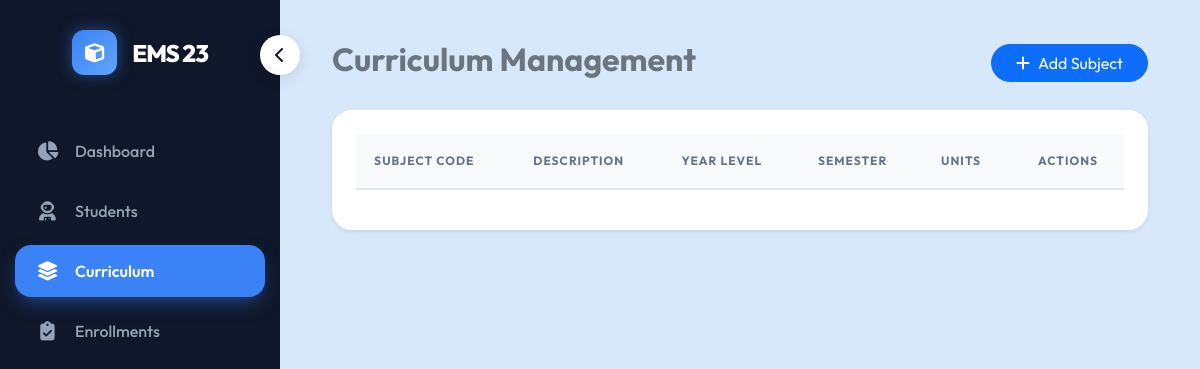
The app's page /pages/curriculum.php, older data.
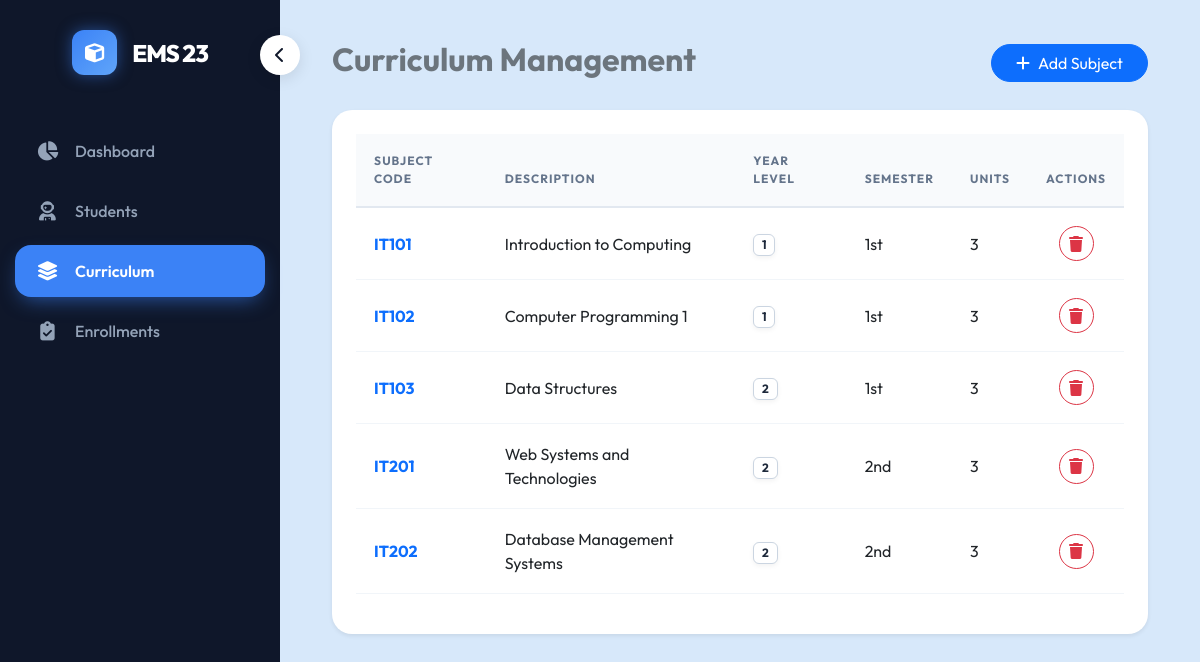
The same page, newer data.
### tables this page shows
CREATE TABLE `curriculum` (
  `id` int(11) NOT NULL AUTO_INCREMENT,
  `subject_code` varchar(20) NOT NULL,
  `description` text NOT NULL,
  `year_level` int(11) NOT NULL,
  `semester` varchar(20) NOT NULL,
  `units` int(11) NOT NULL DEFAULT 3,
  PRIMARY KEY (`id`)
);

### pages/curriculum.php (the view, shortened to what this page needs)
<?php
require '../config/db.php';
$subjects = $pdo->query("SELECT * FROM curriculum ORDER BY year_level ASC, semester ASC")->fetchAll();
?>
<?php include '../includes/sidebar.php'; ?>
<div class="container-fluid main-content">
    <div class="d-flex justify-content-between align-items-center mb-4">
        <h2 class="fw-bold text-secondary">Curriculum Management</h2>
        <button class="btn btn-primary rounded-pill px-4" data-bs-toggle="modal" data-bs-target="#addSubjectModal">
            <i class="fas fa-plus me-2"></i>Add Subject
        </button>
    </div>
    <div class="card border-0 shadow-sm p-4">
        <table id="curriculumTable" class="table table-hover align-middle">
            <thead class="bg-light text-secondary">
                <tr>
                    <th>Subject Code</th>
                    <th>Description</th>
                    <th>Year Level</th>
                    <th>Semester</th>
                    <th>Units</th>
                    <th class="text-center">Actions</th>
                </tr>
            </thead>
            <tbody>
                <?php foreach ($subjects as $s): ?>
                <tr>
                    <td class="fw-bold text-primary"><?php echo htmlspecialchars($s['subject_code']); ?></td>
                    <td><?php echo htmlspecialchars($s['description']); ?></td>
                    <td><span class="badge bg-secondary"><?php echo $s['year_level']; ?></span></td>
                    <td><?php echo htmlspecialchars($s['semester']); ?></td>
                    <td><?php echo $s['units']; ?></td>
                    <td class="text-center">
                        <form method="POST" action="../actions/delete_curriculum.php" class="d-inline delete-form">
                            <button type="button" class="btn btn-sm btn-outline-danger rounded-circle delete-btn">
                                <i class="fas fa-trash"></i>
                            </button>
                        </form>
                    </td>
                </tr>
                <?php endforeach; ?>
            </tbody>
        </table>
    </div>
</div>
</body>
</html>

### includes/sidebar.php (shortened to what this page needs)
<!DOCTYPE html>
<html lang="en">
<head>
    <?php include 'header_styles.php'; ?>
</head>
<body>
    <div class="sidebar" id="sidebar">
        <button id="toggleBtn"><i class="fas fa-chevron-left"></i></button>
        <div class="brand-box">
            <div class="brand-logo"><i class="fas fa-cube"></i></div>
            <span class="brand-text">EMS 23</span>
        </div>
        <div class="nav flex-column">
            <a href="/ice-ems/pages/dashboard.php" class="nav-link <?php echo basename($_SERVER['PHP_SELF']) == 'dashboard.php' ? 'active' : ''; ?>">
                <i class="fas fa-chart-pie"></i><span>Dashboard</span>
            </a>
            <a href="/ice-ems/pages/students.php" class="nav-link <?php echo basename($_SERVER['PHP_SELF']) == 'students.php' ? 'active' : ''; ?>">
                <i class="fas fa-user-astronaut"></i><span>Students</span>
            </a>
            <a href="/ice-ems/pages/curriculum.php" class="nav-link <?php echo basename($_SERVER['PHP_SELF']) == 'curriculum.php' ? 'active' : ''; ?>">
                <i class="fas fa-layer-group"></i><span>Curriculum</span>
            </a>
            <a href="/ice-ems/pages/enrollments.php" class="nav-link <?php echo basename($_SERVER['PHP_SELF']) == 'enrollments.php' ? 'active' : ''; ?>">
                <i class="fas fa-clipboard-check"></i><span>Enrollments</span>
            </a>
        </div>
    </div>
    <div class="content" id="content">

### includes/header_styles.php (shortened to what this page needs)
<link href="https://cdn.jsdelivr.net/npm/bootstrap@5.3.0/dist/css/bootstrap.min.css" rel="stylesheet">
<link href="https://cdnjs.cloudflare.com/ajax/libs/font-awesome/6.4.0/css/all.min.css" rel="stylesheet">
<link href="https://cdn.datatables.net/1.13.4/css/dataTables.bootstrap5.min.css" rel="stylesheet">

### includes/header_styles.php (style rules this page uses)
:root { --app-bg: #D7E8FA; --sidebar-bg: #0f172a; --card-bg: #ffffff; --accent: #3b82f6; --text-dark: #1e293b; --text-muted: #64748b; --radius-lg: 20px; --radius-md: 12px; }
body { font-family: 'Outfit', sans-serif; background-color: var(--app-bg); color: var(--text-dark); overflow-x: hidden; }
.table .btn { width: 35px; height: 35px; padding: 0; display: inline-flex; align-items: center; justify-content: center; border-radius: 8px; margin: 0 3px; transition: all 0.2s ease; }
.table .btn i { font-size: 1rem; width: auto; margin: 0; }
.card { background: var(--card-bg); border: none; border-radius: var(--radius-lg); box-shadow: 0 10px 30px -5px rgba(59, 130, 246, 0.05); transition: transform 0.3s ease, box-shadow 0.3s ease; overflow: hidden; }
.table thead th { background-color: #f8fafc; color: var(--text-muted); font-weight: 700; text-transform: uppercase; font-size: 0.75rem; letter-spacing: 1px; padding: 18px; border-bottom: 2px solid #e2e8f0; }
.table tbody td { background-color: white; padding: 18px; vertical-align: middle; border-bottom: 1px solid #f1f5f9; }
.badge { color: var(--text-dark) !important; background-color: #ffffff !important; border: 1px solid #cbd5e1; box-shadow: 0 2px 5px rgba(0, 0, 0, 0.05); }

### includes/sidebar.php (style rules this page uses)
.sidebar { width: 280px; height: 100vh; position: fixed; top: 0; left: 0; background: var(--sidebar-bg); padding: 30px 15px; transition: all 0.4s cubic-bezier(0.25, 0.8, 0.25, 1); z-index: 1000; display: flex; flex-direction: column; }
.brand-box { display: flex; align-items: center; justify-content: center; margin-bottom: 50px; color: white; transition: all 0.3s; }
.brand-logo { width: 45px; height: 45px; background: linear-gradient(135deg, #3b82f6, #60a5fa); border-radius: 12px; display: flex; align-items: center; justify-content: center; font-size: 1.2rem; box-shadow: 0 0 15px rgba(59, 130, 246, 0.5); }
.brand-text { font-size: 1.5rem; font-weight: 800; margin-left: 15px; letter-spacing: -1px; white-space: nowrap; }
.nav-link { display: flex; align-items: center; color: #94a3b8; text-decoration: none; padding: 14px 20px; margin-bottom: 8px; border-radius: 16px; transition: all 0.3s ease; font-weight: 500; font-size: 1rem; }
.nav-link i { width: 25px; font-size: 1.2rem; margin-right: 15px; text-align: center; transition: margin 0.3s; }
.nav-link.active { background: var(--accent); color: white; box-shadow: 0 8px 20px -6px rgba(59, 130, 246, 0.6); font-weight: 600; }
.content { margin-left: 280px; padding: 40px; transition: margin-left 0.4s cubic-bezier(0.25, 0.8, 0.25, 1); min-height: 100vh; }
#toggleBtn { position: absolute; top: 35px; right: -20px; width: 40px; height: 40px; background: white; color: var(--sidebar-bg); border-radius: 50%; border: none; box-shadow: 0 4px 15px rgba(0,0,0,0.1); display: flex; align-items: center; justify-content: center; cursor: pointer; transition: transform 0.2s; }

Row changes from the older to the newer data that the page shows:
added curriculum: subject_code "IT101", description "Introduction to Computing", year_level "1", semester "1st", units "3"
added curriculum: subject_code "IT102", description "Computer Programming 1", year_level "1", semester "1st", units "3"
added curriculum: subject_code "IT103", description "Data Structures", year_level "2", semester "1st", units "3"
added curriculum: subject_code "IT201", description "Web Systems and Technologies", year_level "2", semester "2nd", units "3"
added curriculum: subject_code "IT202", description "Database Management Systems", year_level "2", semester "2nd", units "3"
